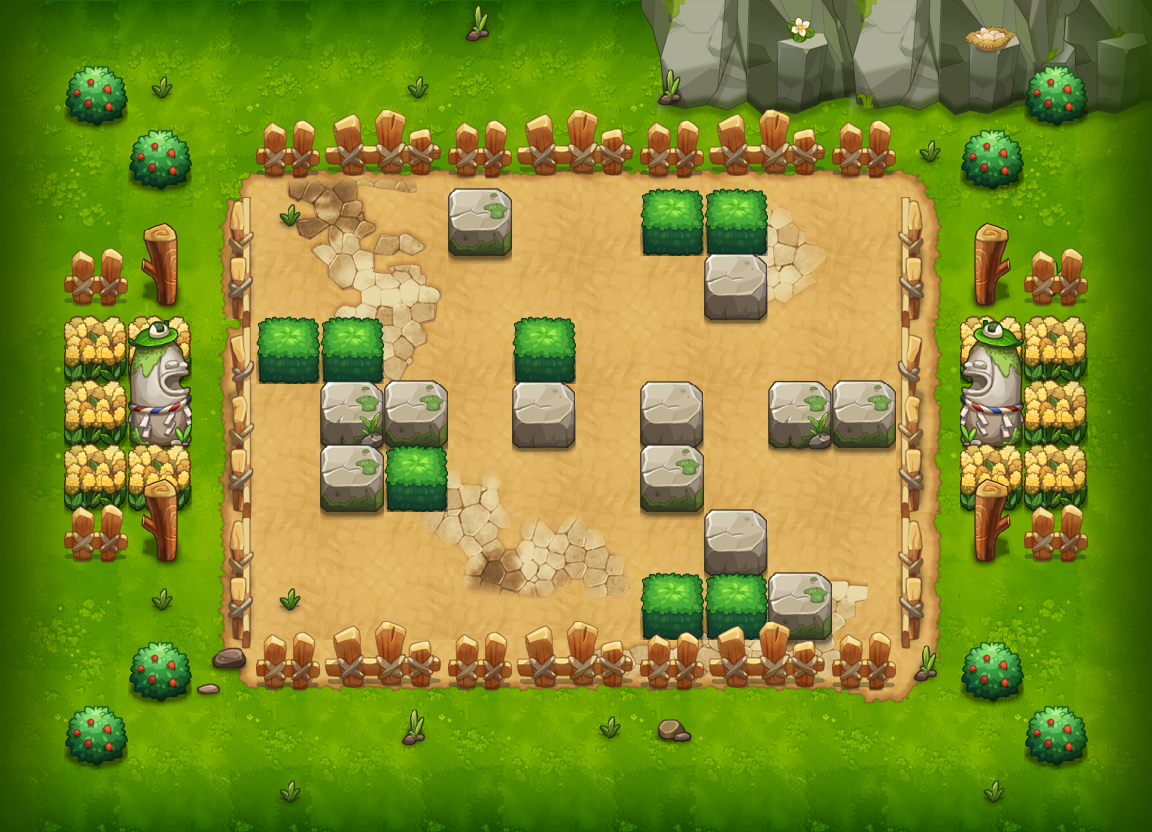

The image is a tile-based game level rendered from a .tmx file. Its description and source (layers, tilesets, objects; grid data summarised) follow:
An orthogonal 18x13 tile map with 64x64 px tiles, 17 tile layers (PASS, 块层 16, 块层 14, 块层 2, ...) and 5 objects (2x tqm7, 2x TRAP, PLAYER).

<map version="1.0" orientation="orthogonal" width="18" height="13" tilewidth="64" tileheight="64">
 <properties>
  <property name="DESTRY1" value="149" />
  <property name="DESTRY2" value="224" />
  <property name="DESTRY3" value="144" />
  <property name="DESTRY4" value="177" />
  <property name="DESTRY5" value="141" />
  <property name="DESTRY6" value="170" />
  <property name="DESTRY7" value="173" />
  <property name="DESTRY_COUNT" value="7" />
  <property name="EXP" value="110" />
  <property name="ITEM" value="D001" />
  <property name="MONEY" value="188" />
 </properties>
 <tileset firstgid="1" name="xzdxc" tilewidth="64" tileheight="64">
  <image source="xzdxc-hd.png" width="1000" height="2048" />
 </tileset>
 <layer name="PASS" width="18" height="13">
  <data>[234 cells, 184 non-empty, 41 distinct tile ids]</data>
 </layer>
 <layer name="块层 16" width="18" height="13">
  <data>[234 cells, 0 non-empty, 0 distinct tile ids]</data>
 </layer>
 <layer name="块层 14" width="18" height="13">
  <data>[234 cells, 14 non-empty, 8 distinct tile ids]</data>
 </layer>
 <layer name="块层 2" width="18" height="13">
  <data>[234 cells, 117 non-empty, 32 distinct tile ids]</data>
 </layer>
 <layer name="块层 15" width="18" height="13">
  <data>[234 cells, 39 non-empty, 39 distinct tile ids]</data>
 </layer>
 <layer name="块层 4" width="18" height="13">
  <data>[234 cells, 45 non-empty, 16 distinct tile ids]</data>
 </layer>
 <layer name="块层 3" width="18" height="13">
  <data>[234 cells, 85 non-empty, 21 distinct tile ids]</data>
 </layer>
 <layer name="块层 17" width="18" height="13">
  <data>[234 cells, 52 non-empty, 2 distinct tile ids]</data>
 </layer>
 <layer name="块层 5" width="18" height="13">
  <data>[234 cells, 32 non-empty, 8 distinct tile ids]</data>
 </layer>
 <layer name="SHELTER 9" width="18" height="13">
  <data>[234 cells, 10 non-empty, 3 distinct tile ids]</data>
 </layer>
 <layer name="SHELTER 8" width="18" height="13">
  <data>[234 cells, 3 non-empty, 2 distinct tile ids]</data>
 </layer>
 <layer name="SHELTER 7" width="18" height="13">
  <data>[234 cells, 1 non-empty, 1 distinct tile ids]</data>
 </layer>
 <layer name="SHELTER 6" width="18" height="13">
  <data>[234 cells, 3 non-empty, 2 distinct tile ids]</data>
 </layer>
 <layer name="SHELTER 5" width="18" height="13">
  <data>[234 cells, 6 non-empty, 3 distinct tile ids]</data>
 </layer>
 <layer name="SHELTER 4" width="18" height="13">
  <data>[234 cells, 3 non-empty, 1 distinct tile ids]</data>
 </layer>
 <layer name="SHELTER 3" width="18" height="13">
  <data>[234 cells, 1 non-empty, 1 distinct tile ids]</data>
 </layer>
 <layer name="SHELTER 2" width="18" height="13">
  <data>[234 cells, 3 non-empty, 2 distinct tile ids]</data>
 </layer>
 <objectgroup name="对象层 1" width="36" height="26">
  <object name="PLAYER" type="PLAYER" x="320" y="192" width="64" height="64" />
  <object name="tqm7" x="320" y="512" width="64" height="64">
   <properties>
    <property name="quality" value="tqm7.quality" />
   </properties>
  </object>
  <object name="tqm7" x="832" y="512" width="64" height="64">
   <properties>
    <property name="quality" value="tqm7.quality" />
   </properties>
  </object>
  <object name="block1" type="TRAP" x="704" y="384" width="64" height="64">
   <properties>
    <property name="trap_ani" value="blok1.actor" />
    <property name="trap_blok" value="true" />
    <property name="trap_id" value="0" />
   </properties>
  </object>
  <object name="block_control1" type="TRAP" x="576" y="384" width="64" height="64">
   <properties>
    <property name="trap_ani" value="switch.actor" />
    <property name="trap_floor" value="true" />
    <property name="trap_id" value="0" />
    <property name="trap_script" value="trap(&quot;block_control1&quot;):setOpened(false);trap(&quot;block1&quot;):setOpened(false)" />
    <property name="trap_sound_id" value="2" />
    <property name="trap_start_mode" value="0" />
    <property name="trap_state" value="open" />
   </properties>
  </object>
 </objectgroup>
</map>
